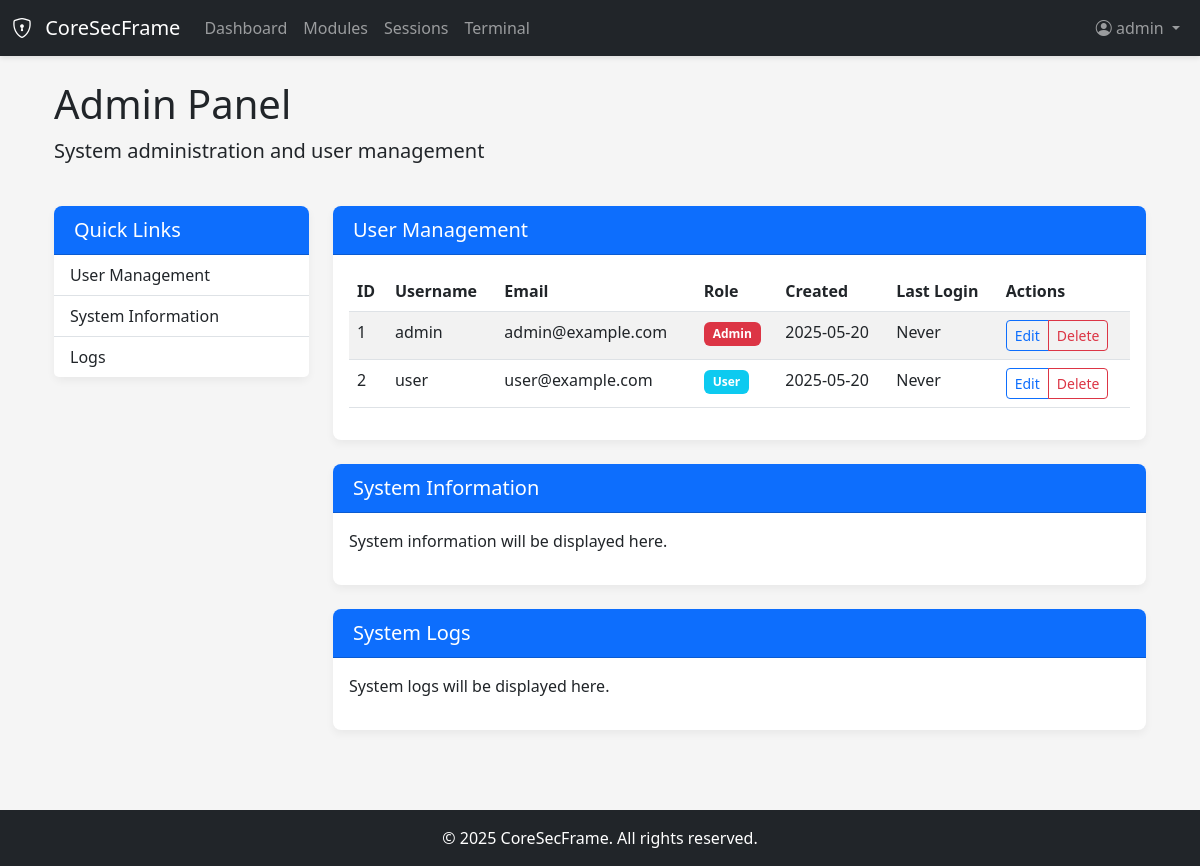
The page /admin/ (signed in) on the database its author committed.
### app/auth/models.py (models this page shows, shortened)
class User(UserMixin, db.Model):
    id = db.Column(db.Integer, primary_key=True)
    username = db.Column(db.String(64), index=True, unique=True)
    email = db.Column(db.String(120), index=True, unique=True)
    password_hash = db.Column(db.String(128))
    role = db.Column(db.String(20), default='user')  # 'admin' or 'user'
    created_at = db.Column(db.DateTime, default=datetime.utcnow)
    last_login = db.Column(db.DateTime, nullable=True)
    def is_admin(self):
        return self.role == 'admin'

### app/admin/routes.py (the view)
@admin_bp.route('/')
@login_required
def index():
    if not current_user.is_admin():
        flash('You do not have permission to access the admin panel.', 'danger')
        return redirect(url_for('core.index'))
    users = User.query.all()
    return render_template('admin/index.html', title='Admin Panel', users=users)

### app/auth/models.py (called while the page is built)
@login_manager.user_loader
def load_user(id):
    return User.query.get(int(id))

### app/templates/admin/index.html
{% extends "base.html" %}
{% block content %}
<div class="container">
    <div class="row mb-4">
        <div class="col-md-12">
            <h1>Admin Panel</h1>
            <p class="lead">System administration and user management</p>
        </div>
    </div>
    <div class="row">
        <div class="col-md-3 mb-4">
            <div class="card">
                <div class="card-header bg-primary text-white">
                    <h5 class="mb-0">Quick Links</h5>
                </div>
                <div class="list-group list-group-flush">
                    <a href="#users" class="list-group-item list-group-item-action">User Management</a>
                    <a href="#system" class="list-group-item list-group-item-action">System Information</a>
                    <a href="#logs" class="list-group-item list-group-item-action">Logs</a>
                </div>
            </div>
        </div>
        <div class="col-md-9">
            <div class="card mb-4" id="users">
                <div class="card-header bg-primary text-white">
                    <h5 class="mb-0">User Management</h5>
                </div>
                <div class="card-body">
                    <div class="table-responsive">
                        <table class="table table-striped">
                            <thead>
                                <tr>
                                    <th>ID</th>
                                    <th>Username</th>
                                    <th>Email</th>
                                    <th>Role</th>
                                    <th>Created</th>
                                    <th>Last Login</th>
                                    <th>Actions</th>
                                </tr>
                            </thead>
                            <tbody>
                                {% for user in users %}
                                <tr>
                                    <td>{{ user.id }}</td>
                                    <td>{{ user.username }}</td>
                                    <td>{{ user.email }}</td>
                                    <td>
                                        {% if user.is_admin() %}
                                        <span class="badge bg-danger">Admin</span>
                                        {% else %}
                                        <span class="badge bg-info">User</span>
                                        {% endif %}
                                    </td>
                                    <td>{{ user.created_at.strftime('%Y-%m-%d') }}</td>
                                    <td>
                                        {% if user.last_login %}
                                        {{ user.last_login.strftime('%Y-%m-%d %H:%M') }}
                                        {% else %}
                                        Never
                                        {% endif %}
                                    </td>
                                    <td>
                                        <div class="btn-group btn-group-sm">
                                            <button class="btn btn-outline-primary">Edit</button>
                                            <button class="btn btn-outline-danger">Delete</button>
                                        </div>
                                    </td>
                                </tr>
                                {% endfor %}
                            </tbody>
                        </table>
                    </div>
                </div>
            </div>
            <div class="card mb-4" id="system">
                <div class="card-header bg-primary text-white">
                    <h5 class="mb-0">System Information</h5>
                </div>
                <div class="card-body">
                    <p>System information will be displayed here.</p>
                </div>
            </div>
            <div class="card" id="logs">
                <div class="card-header bg-primary text-white">
                    <h5 class="mb-0">System Logs</h5>
                </div>
                <div class="card-body">
                    <p>System logs will be displayed here.</p>
                </div>
            </div>
        </div>
    </div>
</div>
{% endblock %}

### app/templates/base.html (shortened to what this page needs)
<!DOCTYPE html>
<html lang="en">
<head>
    <link href="https://cdn.jsdelivr.net/npm/bootstrap@5.3.0-alpha1/dist/css/bootstrap.min.css" rel="stylesheet">
    <link rel="stylesheet" href="https://cdn.jsdelivr.net/npm/bootstrap-icons@1.10.3/font/bootstrap-icons.css">
    <link rel="stylesheet" href="{{ url_for('static', filename='css/styles.css') }}">
</head>
<body class="d-flex flex-column min-vh-100">
    <body class="d-flex flex-column min-vh-100">
        <header>
            <nav class="navbar navbar-expand-lg navbar-dark bg-dark">
                <div class="container-fluid">
                    <a class="navbar-brand" href="{{ url_for('core.index') }}">
                        <i class="bi bi-shield-lock me-2"></i>
                        CoreSecFrame
                    </a>
                    <div class="collapse navbar-collapse" id="navbarNav">
                        <ul class="navbar-nav me-auto">
                            {% if current_user.is_authenticated %}
                            <li class="nav-item">
                                <a class="nav-link" href="{{ url_for('core.dashboard') }}">Dashboard</a>
                            </li>
                            <li class="nav-item">
                                <a class="nav-link" href="{{ url_for('modules.index') }}">Modules</a>
                            </li>
                            <li class="nav-item">
                                <a class="nav-link" href="{{ url_for('sessions.index') }}">Sessions</a>
                            </li>
                            <li class="nav-item">
                                <a class="nav-link" href="{{ url_for('terminal.index') }}">Terminal</a>
                            </li>
                            {% endif %}
                        </ul>
                        <ul class="navbar-nav ms-auto">
                            {% if current_user.is_authenticated %}
                            <li class="nav-item dropdown">
                                <a class="nav-link dropdown-toggle" href="#" id="navbarDropdown" role="button"
                                    data-bs-toggle="dropdown">
                                    <i class="bi bi-person-circle"></i> {{ current_user.username }}
                                </a>
                            </li>
                            {% endif %}
                        </ul>
                    </div>
                </div>
            </nav>
        </header>
        <main class="flex-grow-1">
            <div class="container mt-4">
                {% block content %}{% endblock %}
            </div>
        </main>
        <footer class="bg-dark text-white mt-4 py-3">
            <div class="container text-center">
                <span>&copy; 2025 CoreSecFrame. All rights reserved.</span>
            </div>
        </footer>
    </body>
</html>

### app/static/css/styles.css (style rules this page uses)
:root { --primary-color: #1e88e5; --primary-dark: #1565c0; --primary-light: #64b5f6; --secondary-color: #6c757d; --success-color: #28a745; --danger-color: #dc3545; --warning-color: #ffc107; --info-color: #17a2b8; --dark-color: #343a40; --light-color: #f8f9fa; }
body { min-height: 100vh; display: flex; flex-direction: column; background-color: #f5f5f5; }
main { flex: 1; margin-bottom: 2rem; }
.navbar { box-shadow: 0 2px 5px rgba(0, 0, 0, 0.1); }
.card { border: none; border-radius: 0.5rem; box-shadow: 0 4px 8px rgba(0, 0, 0, 0.05); margin-bottom: 1.5rem; }
.card-header { border-radius: 0.5rem 0.5rem 0 0 !important; padding: 0.75rem 1.25rem; font-weight: bold; }
.badge { padding: 0.5em 0.75em; }

### rows shown on the page
User: username "admin", id "1", email "admin@example.com", role "Admin", created_at "2025-05-20", shows "Never"
User: id "2", username "user", email "user@example.com", role "User", created_at "2025-05-20", shows "Never"
